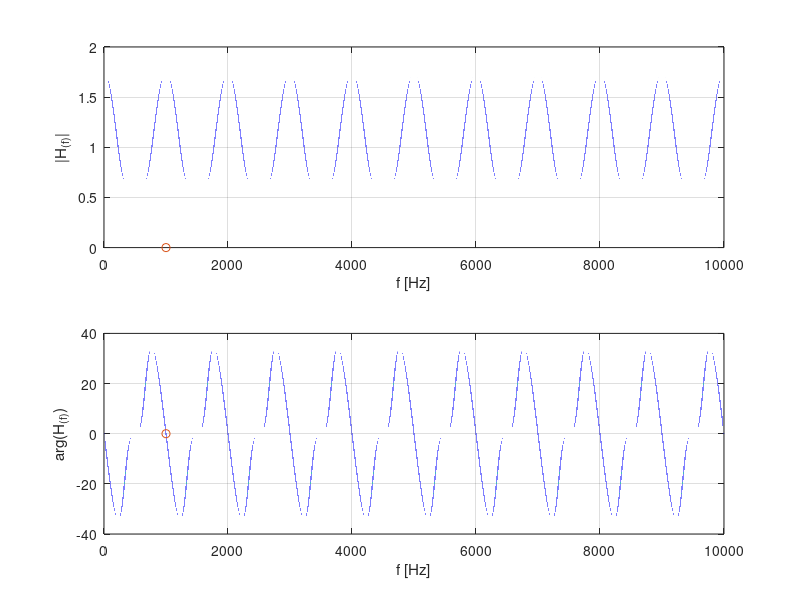

Recreate this plot in MATLAB.



clear all; clc; format shorteng;


T = 1e-3;

% s=tf('s');
% H = 1 + 0.5*exp(-s*T) + 0.25*exp(-2*s*T);
% bode(H)


f = linspace(0,1e4, 1e6);
H_ = 1 + 0.5.*exp(-j.*2.*pi.*f.*T) + 0.25.*exp(-j.*2.*pi.*f.*T.*2);

subplot(2,1,1);
plot(f, abs(H_)); hold on;
grid on;
ylabel('|H_{(f)}|')
xlabel('f [Hz]')
plot(1/T, 0, 'o');

subplot(2,1,2);
plot(f, rad2deg(angle(H_))); hold on;
grid on;
ylabel('arg(H_{(f)})')
xlabel('f [Hz]')
plot(1/T, 0, 'o');







